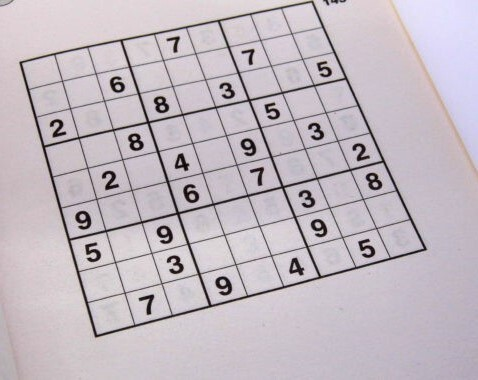
#> input picture robospark-2021-prog-ansh-gaikwad/Task 16/thresholding.jpeg, 478 x 380 px, found by its file name
$ python thresholding_2.py
#> lines starting #> are read from the running program, lines starting #| are printed output that depends on the picture
# Import the CV2 library
import cv2


# Reading and resizing the image
image=cv2.imread(r"D:\TRF_2021\TRF codes\IP\thresholding.jpeg",cv2.IMREAD_GRAYSCALE)
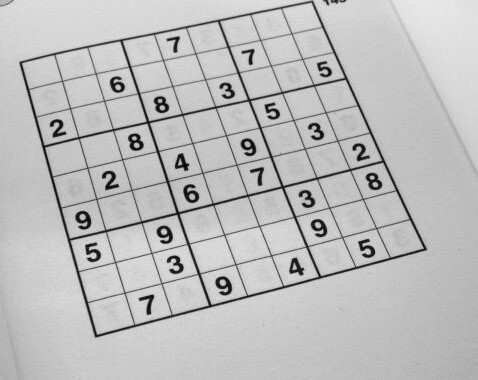
#> image: shape (380, 478); min 0, max 232, mean 188.9
image=cv2.resize(image,(500,500))
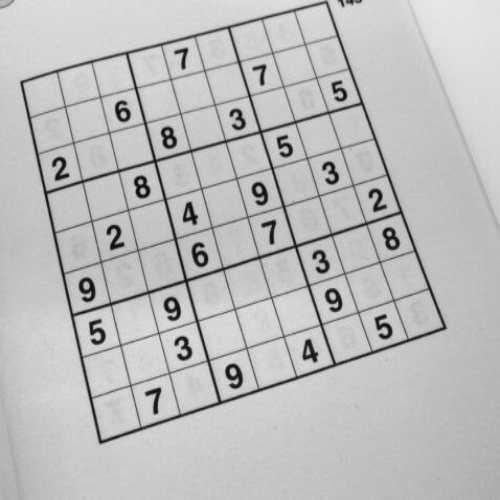
#> image: shape (500, 500); min 6, max 231, mean 188.8

cv2.imwrite("D:\TRF_2021\TRF codes\IP\Task\Task1\Thresholding\Images\image.png",image)

#adaptive thresholding
#Threshold Value = (Mean of the neighbourhood area values – constant value)
adaptive_thresh= cv2.adaptiveThreshold(image,255,cv2.ADAPTIVE_THRESH_MEAN_C,cv2.THRESH_BINARY,5,2)
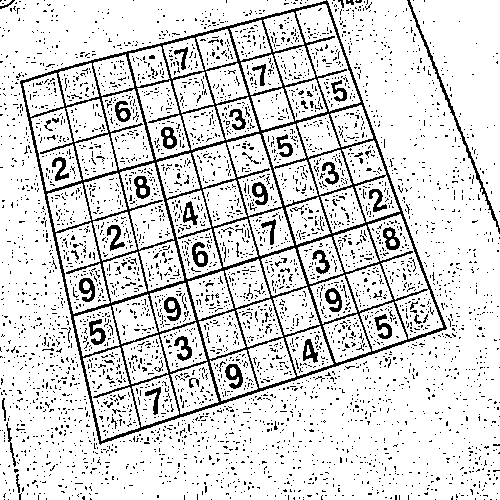
#> adaptive_thresh: shape (500, 500); 85% white; black in thin lines or dots
adaptive_thresh_inv= cv2.adaptiveThreshold(image,255,cv2.ADAPTIVE_THRESH_MEAN_C,cv2.THRESH_BINARY_INV,5,2)
#> adaptive_thresh_inv: shape (500, 500); 15% white in thin lines or dots
cv2.imshow("Original grayscale",image)
cv2.imshow("adapt_mean",adaptive_thresh)
cv2.imshow("adapt_mean_inv",adaptive_thresh_inv)
cv2.imwrite("D:\TRF_2021\TRF codes\IP\Task\Task1\Thresholding\adaptive_thresh.jpeg",image)
cv2.imwrite("D:\TRF_2021\TRF codes\IP\Task\Task1\Thresholding\adaptive_thresh_inv.jpeg",image)
cv2.waitKey(0)
cv2.destroyAllWindows()
